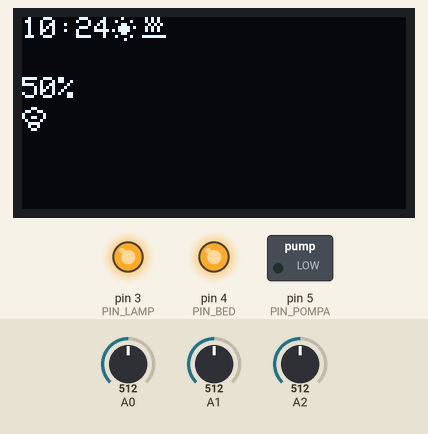
Bench run of a sketch on a simulated Arduino Uno, built with avr-gcc and run on an emulated ATmega328P. Parts: 128×64 one-colour display, switched loads named in the sketch (green lamp = pin HIGH), output pins drawn as LEDs (lit = HIGH). Inputs (shaded band) come from the test bench; at power-on: A0 = 512, A1 = 512, A2 = 512. The local clock reads 2024-03-15 10:24:30 at power-on unless the sketch sets it.

Above: at 1.2 s.
1.3 s: A0 set to 810
At 3.1 s:
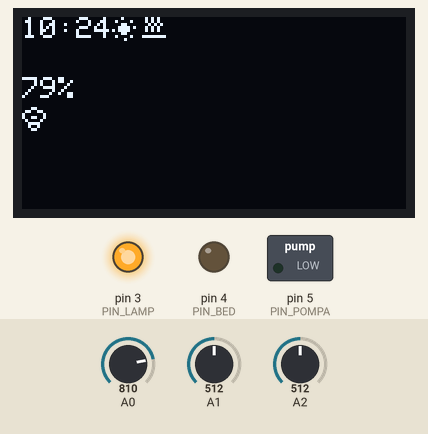
3.5 s: A0 set to 822
At 6.4 s:
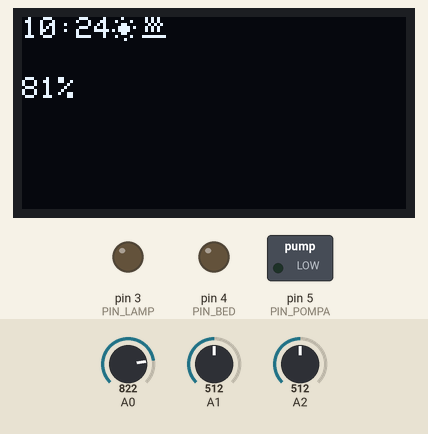
6.5 s: A1 set to 110
9.5 s: A1 set to 93
At 12.2 s:
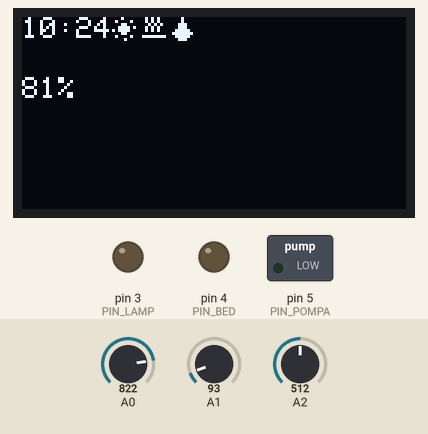
12.5 s: A2 set to 335
15.2 s: A2 set to 314
At 17.4 s:
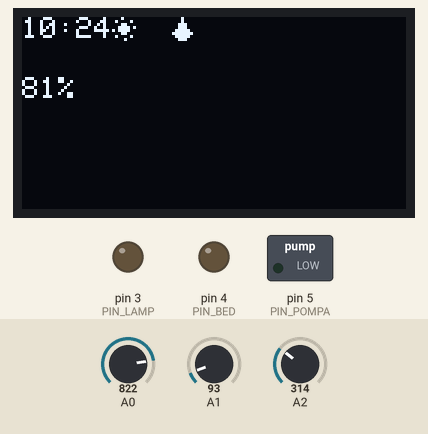
Timing chart, 0 to 18.5 s (numbered marks = the images above; inputs shaded):
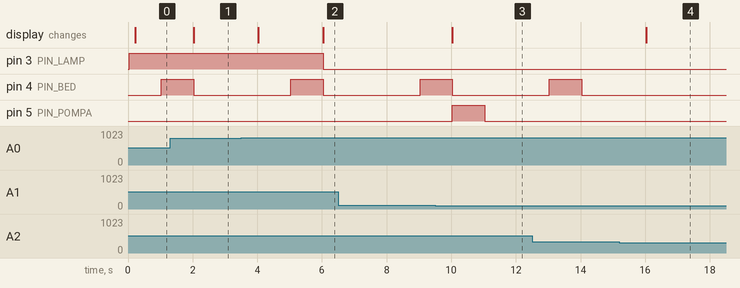

Measured:
- the behaviour switches between 821 and 822 on A0 (found by bisection; images 1 and 2)
- the behaviour switches between 100 and 99 on A1 (found by bisection; images 2 and 3)
- the behaviour switches between 325 and 324 on A2 (found by bisection; images 3 and 4)
- after the input at 1.3 s, the display: changes after 0.73 s (image 1)
- after the input at 3.5 s, pin 3 (PIN_LAMP): HIGH → LOW after 2.5 s; the display: first changes after 0.53 s (image 2 shows a later state)
- after the input at 9.5 s, pin 5 (PIN_POMPA): LOW → HIGH after 0.53 s, → LOW 1.0 s later; the display: changes after 0.53 s (image 3)
- after the input at 15.2 s, pin 4 (PIN_BED): stays LOW (without the input it goes to HIGH after 1.8 s); the display: changes after 0.83 s (image 4)

The sketch:

serra-04.ino
```cpp
#include <Wire.h>
#include "RTClib.h"
#include <Adafruit_GFX.h>
#include <Adafruit_SSD1306.h>

#define PIN_LAMP 3
#define PIN_BED 4
#define PIN_POMPA 5

#define OLED_RESET     4 // Reset pin # (or -1 if sharing Arduino reset pin)
Adafruit_SSD1306 display(128, 64, &Wire, OLED_RESET);

// real time clock
DS1307 rtc;

unsigned long t1, dt1, t2, dt2;

unsigned long t4, dt4;
int terra;
int th_terra = 100;
bool POMPA;
int t_on_pompa = 1000;
int statopompa = LOW;

unsigned long t3, dt3;
int tbed;
int th1_bed = 700;
int th2_bed = 660;
bool BED = LOW;
int t_on_bed = 1000;
int statobed = LOW;

int th1_luce = 80;
int th2_luce = 60;

int mm, hh;
bool GIORNO;
bool LAMP;

int luce = 0;

//icona sole
static const unsigned char PROGMEM logo8_sun_bmp[] =
{ B00010000,
  B01000010,
  B00011000,
  B00111101,
  B10111100,
  B00011000,
  B01000010,
  B00001000 };

static const unsigned char PROGMEM logo8_moon_bmp[] =
{ B00011100,
  B00110010,
  B01100000,
  B11100000,
  B11100000,
  B01100000,
  B00110010,
  B00011100 };

 static const unsigned char PROGMEM logo8_light_bmp[] =
{ B00011000,
  B01100110,
  B10000001,
  B10011001,
  B01000010,
  B00111100,
  B00100100,
  B00011000 };

static const unsigned char PROGMEM logo8_bed_bmp[] =
{ B01010100,
  B01010100,
  B00101010,
  B01010100,
  B01010100,
  B00000000,
  B11111111,
  B00000000 };

static const unsigned char PROGMEM logo8_water_bmp[] =
{ B00010000,
  B00010000,
  B00111000,
  B00111000,
  B01111100,
  B11111110,
  B01111100,
  B00111000 };

void setup() {
  Serial.begin(9600);

  if(!display.begin(SSD1306_SWITCHCAPVCC, 0x3C)) { // Address 0x3C for 128x32
    Serial.println(F("SSD1306 allocation failed"));
    for(;;);
  }

  if (!rtc.begin()) {
    Serial.println("Errore! Verifica le connesioni dell'RTC!");
    return;
  }
  if (!rtc.isrunning()) {
    Serial.println("Configuro l'ora");
    //Uso l'ora di compilazione dello sketch
    rtc.adjust(DateTime(F(__DATE__), F(__TIME__)));
    // per farlo a mano...
    // January 21, 2014 at 3am you would call
    // rtc.adjust(DateTime(2014, 1, 21, 3, 0, 0));
  }

  display.setTextSize(1);
  display.setTextColor(WHITE);
  display.cp437(true);
  display.clearDisplay();

  pinMode(PIN_LAMP, OUTPUT);  //luce
  pinMode(PIN_BED, OUTPUT);
  pinMode(PIN_POMPA, OUTPUT);

  digitalWrite(PIN_LAMP, LOW);
  digitalWrite(PIN_BED, LOW);
  digitalWrite(PIN_POMPA, LOW);

  leggiOra();
  leggiLuce();
  leggiTemperaturaBed();
  leggiTerra();
}

void loop() {
  /**
   * TIMER
   */
  dt1 = millis() - t1;
  if (dt1 >= 2000) {
    t1 = millis();
    leggiLuce();
    leggiOra();
    leggiTemperaturaBed();
    leggiTerra();
  }
  dt2 = millis() - t2;
  if (dt2 >= 200) {
    t2 = millis();
    aggiornaDisplay(luce);
  }

  if (BED) {
    dt3 = millis() - t3;
    if (dt3 >= t_on_bed) {
      t3 = millis();
      statobed = !statobed;
      if (statobed) {
        digitalWrite(PIN_BED, HIGH);
        t_on_bed = 1000;
      } else {
        digitalWrite(PIN_BED, LOW);
        t_on_bed = 3000;
      }
    }
  } else {
    digitalWrite(PIN_BED, LOW);
  }

  if (POMPA) {
    dt4 = millis() - t4;
    if (dt4 > t_on_pompa) {
      t4 = millis();
      statopompa = !statopompa;
      if (statopompa) {
        digitalWrite(PIN_POMPA, HIGH);
        t_on_pompa = 1000;
      } else {
        digitalWrite(PIN_POMPA, LOW);
        t_on_pompa = 10000;
      }
    }
  }

  //applico le azioni
  digitalWrite(PIN_LAMP, LAMP);

}

void leggiTerra(){
  terra = 0;
  for (int i = 0; i < 10; i++) {
    terra += analogRead(A1);
  }
  terra = terra / 10;

  if (GIORNO) {
    if (terra < th_terra) {
      POMPA = HIGH;
    } else {
      POMPA = LOW;
      digitalWrite(PIN_POMPA, LOW);
    }
  } else {
    POMPA = LOW;
    digitalWrite(PIN_POMPA, LOW);
  }
}

void leggiTemperaturaBed() {
  tbed = 0;
  for (int i = 0; i < 10; i++) {
    tbed += analogRead(A2);
  }
  tbed = tbed / 10;
  tbed = map(tbed, 0, 1024, 1024, 0);

  if (tbed < th1_bed) {
    BED = HIGH;
  } else if (tbed > th2_bed) {
    BED = LOW;
  }
}

void leggiLuce() {
  for (int i = 0; i < 10; i++) {
    luce += analogRead(A0);
  }
  luce = luce / 10;
  luce = map (luce, 0, 1024, 0, 100);

  if (GIORNO) {
    if (luce > th1_luce) {
      LAMP = LOW;
    } else if (luce < th2_luce) {
      LAMP = HIGH;
    }
  } else {
    LAMP = LOW;
    digitalWrite(PIN_LAMP, LOW);
  }
}

void leggiOra(){
  DateTime now = rtc.now();
  hh = now.hour();
  mm = now.minute();

  if ((hh >= 6) && (hh < 22)) {
    GIORNO = true;
  } else {
    GIORNO = false;
  }

}

void aggiornaDisplay(int luce) {
  display.clearDisplay();

  //ore e minuti
  display.setCursor(0, 0);
  display.print(hh);
  display.print(":");
  display.print(mm);

  display.setCursor(0, 20);
  display.print(luce);
  display.print("%");
  if (GIORNO) {
    display.drawBitmap(30, 0,  logo8_sun_bmp, 8, 8, 1);
  } else {
    display.drawBitmap(30, 0,  logo8_moon_bmp, 8, 8, 1);
  }
  if (LAMP) {
    display.drawBitmap(0, 30,  logo8_light_bmp, 8, 8, 1);
  }
  if (BED) {
    display.drawBitmap(40, 0,  logo8_bed_bmp, 8, 8, 1);
  }
  if (POMPA) {
    display.drawBitmap(50, 0,  logo8_water_bmp, 8, 8, 1);
  }

  display.display();
}
```
